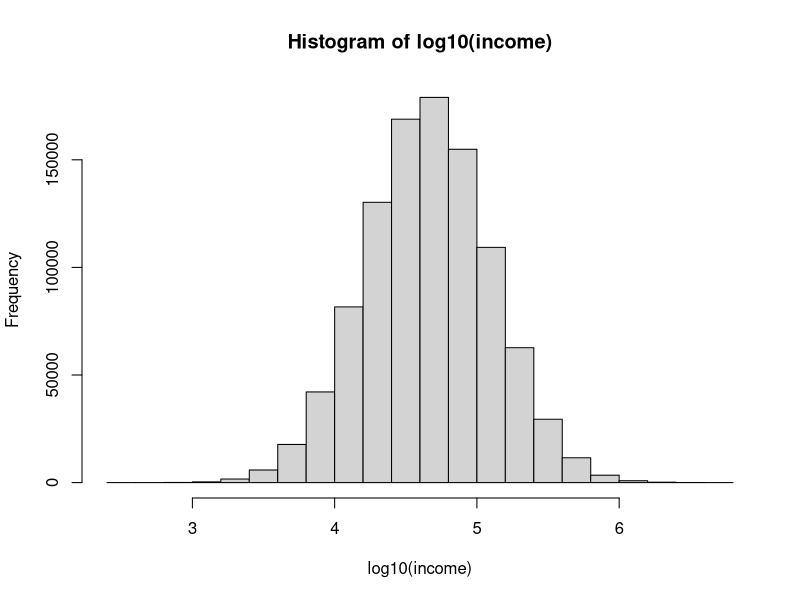

R code for this plot: (Note: a time limit stopped this script after it produced the figure.)
#Bootstrapping
set.seed(1)
n <- 10^6
income <- 10^(rnorm(n, 4.656786, 0.4394738))
hist(log10(income))

m <- median(income)
m

#Used when you don't have access to the entire population to determine median
# sample median M estimates population median m
set.seed(1)
N <- 250
X <- sample(income, N)
M <- median(X)
M

# Monte Carlo simulation shows M is approximately normal
B <- 10^5
Ms <- replicate(B, {
  X <- sample(income, N)
  M <- median(X)
})
par(mfrow=c(1,2))
hist(Ms)
qqnorm(Ms)
qqline(Ms)
mean(Ms)

# without access to the entire distribution, used to rely on CLT, but CLT is for mean, not median

#Bootstrap approximates a Monte Carlo simulation on the entire distribution
# We act as if the observed sample is the entire population
B <- 10^5
M_stars <- replicate(B, {
  X_star <- sample(X, N, replace = TRUE)
  M_star <- median(X_star)
})

par(mfrow=c(1,1))
qqplot(Ms, M_stars)
abline(0,1) 

quantile(Ms, c(0.05, 0.95))
quantile(M_stars, c(0.05, 0.95))
median(X) + 1.96 * sd(X)/sqrt(N) * c(-1,1)  #CLT quantiles

#CLT means derived from MC Medians
mean(Ms) + 1.96*sd(Ms)*c(-1,1)
mean(M_stars) + 1.96*sd(M_stars)*c(-1,1)

############
#Exercises
############
data("mnist_27")
set.seed(1995)
indexes <- createResample(mnist_27$train$y, 10)

#How many times do 3, 4, 7 appear in the first re-sample?
sum(indexes$Resample01==3)
sum(indexes$Resample01==4)
sum(indexes$Resample01==7)

sum(indexes[[1]] == 3)
sum(indexes[[1]] == 4)
sum(indexes[[1]] == 7)

#How many times does 3 appear across all re-samples?
j <- 0
for (i in 1:10) {
  j <- j + sum(indexes[[i]]==3)
}
j

x=sapply(indexes, function(ind){
  sum(ind == 3)
})
sum(x)


#Run 10,000 Monte Carlo to get EV and SD of the 75th quantile of a NRV
B <- 10000
set.seed(1)
quantiles <- replicate(B, { 
                       y <- rnorm(100, 0, 1)
                       q_star <- quantile(y, 0.75)
                   })

mean(quantiles)
sd(quantiles)

#use 10 bootstrap samples to estimate EV/SD on initial y
set.seed(1)
y <- rnorm(100, 0, 1)
B <- 10

stars <- replicate(B, {
  y_star <- sample(y, replace=TRUE)
  q_star <- quantile(y_star, 0.75)
})

mean(stars)
sd(stars)

set.seed(1)
indexes <- createResample(y, 10)
q_75_star <- sapply(indexes, function(ind){
  y_star <- y[ind]
  quantile(y_star, 0.75)
})
mean(q_75_star)
sd(q_75_star)
